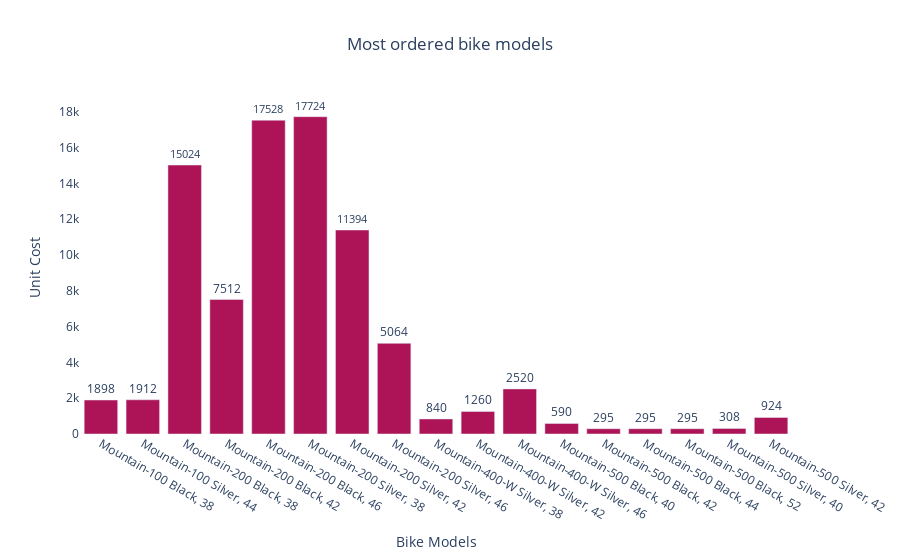

Notebook cell for this chart:
### Code cell
fig= go.Figure()

fig.add_trace(
    go.Bar(x=bike['Product Description'],y=bike['Unit Cost'],
           name='Unit Price',
           text=bike['Unit Cost'],
           marker=dict(color=colors['pink']))
)

fig.update_traces(textposition='outside')

fig.update_layout(title_text='Most ordered bike models',title_x=0.5,
                 plot_bgcolor=colors['white'],
                 paper_bgcolor=colors['white']
                 )

fig.update_xaxes(title_text='Bike Models')
fig.update_yaxes(title_text='Unit Cost')


fig.show()

### Figure 1 — Plotly figure (JSON) as saved in the notebook; plotly's stock layout.template omitted (floating-point values rounded to 4 significant figures)
{"data": [{"marker": {"color": "rgb(173, 20, 87)"}, "name": "Unit Price", "text": [1898, 1912, 15024, 7512, 17528, 17724, 11394, 5064, 840, 1260, 2520, 590, 295, 295, 295, 308, 924], "textposition": "outside", "type": "bar", "x": ["Mountain-100 Black, 38", "Mountain-100 Silver, 44", "Mountain-200 Black, 38", "Mountain-200 Black, 42", "Mountain-200 Black, 46", "Mountain-200 Silver, 38", "Mountain-200 Silver, 42", "Mountain-200 Silver, 46", "Mountain-400-W Silver, 38", "Mountain-400-W Silver, 42", "Mountain-400-W Silver, 46", "Mountain-500 Black, 40", "Mountain-500 Black, 42", "Mountain-500 Black, 44", "Mountain-500 Black, 52", "Mountain-500 Silver, 40", "Mountain-500 Silver, 42"], "y": [1898, 1912, 15024, 7512, 17528, 17724, 11394, 5064, 840, 1260, 2520, 590, 295, 295, 295, 308, 924]}], "layout": {"paper_bgcolor": "rgb(255,255,255)", "plot_bgcolor": "rgb(255,255,255)", "title": {"text": "Most ordered bike models", "x": 0.5}, "xaxis": {"title": {"text": "Bike Models"}}, "yaxis": {"title": {"text": "Unit Cost"}}}}
